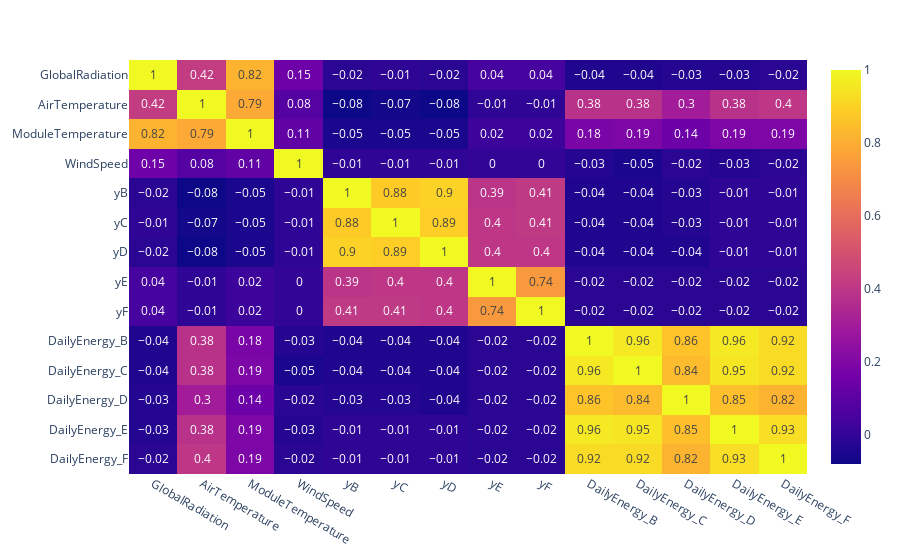

Here is the notebook cell this chart was saved with:
### Code cell
# Correlation
df_corr = df[['GlobalRadiation', 'AirTemperature', 'ModuleTemperature',
       'WindSpeed', 'yB', 'yC', 'yD', 'yE', 'yF','DailyEnergy_B','DailyEnergy_C','DailyEnergy_D','DailyEnergy_E','DailyEnergy_F']].corr().round(2)
fig = px.imshow(df_corr, text_auto=True, aspect="auto")
fig.show()

### Figure 1 — Plotly figure (JSON) as saved in the notebook; plotly's stock layout.template omitted (floating-point values rounded to 4 significant figures; data arrays with more than 128 entries replaced by an {"elided": "..."} marker saying what was removed)
{"data": [{"coloraxis": "coloraxis", "hovertemplate": "x: %{x}<br>y: %{y}<br>color: %{z}<extra></extra>", "name": "0", "texttemplate": "%{z}", "type": "heatmap", "x": ["GlobalRadiation", "AirTemperature", "ModuleTemperature", "WindSpeed", "yB", "yC", "yD", "yE", "yF", "DailyEnergy_B", "DailyEnergy_C", "DailyEnergy_D", "DailyEnergy_E", "DailyEnergy_F"], "xaxis": "x", "y": ["GlobalRadiation", "AirTemperature", "ModuleTemperature", "WindSpeed", "yB", "yC", "yD", "yE", "yF", "DailyEnergy_B", "DailyEnergy_C", "DailyEnergy_D", "DailyEnergy_E", "DailyEnergy_F"], "yaxis": "y", "z": {"elided": "14x14 float values"}}], "layout": {"coloraxis": {"colorscale": [[0, "#0d0887"], [0.1111, "#46039f"], [0.2222, "#7201a8"], [0.3333, "#9c179e"], [0.4444, "#bd3786"], [0.5556, "#d8576b"], [0.6667, "#ed7953"], [0.7778, "#fb9f3a"], [0.8889, "#fdca26"], [1, "#f0f921"]]}, "margin": {"t": 60}, "xaxis": {"anchor": "y", "domain": [0, 1]}, "yaxis": {"anchor": "x", "autorange": "reversed", "domain": [0, 1]}}}
